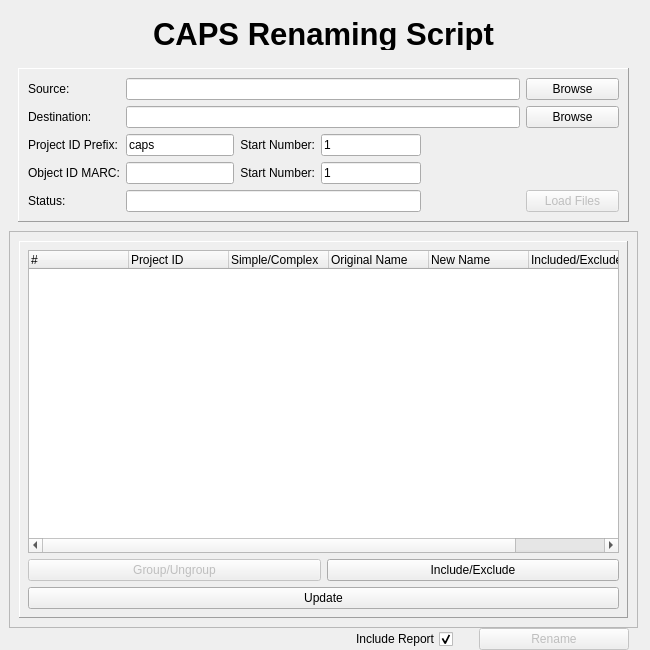
<?xml version="1.0" encoding="UTF-8"?>
<ui version="4.0">
 <class>Form</class>
 <widget class="QWidget" name="Form">
  <property name="geometry">
   <rect>
    <x>0</x>
    <y>0</y>
    <width>650</width>
    <height>650</height>
   </rect>
  </property>
  <property name="minimumSize">
   <size>
    <width>650</width>
    <height>650</height>
   </size>
  </property>
  <property name="maximumSize">
   <size>
    <width>1024</width>
    <height>16777215</height>
   </size>
  </property>
  <property name="windowTitle">
   <string>CAPS Renaming Script</string>
  </property>
  <layout class="QGridLayout" name="gridLayout_3">
   <property name="margin">
    <number>0</number>
   </property>
   <item row="0" column="0">
    <widget class="QFrame" name="frameBackground">
     <property name="frameShape">
      <enum>QFrame::NoFrame</enum>
     </property>
     <property name="frameShadow">
      <enum>QFrame::Raised</enum>
     </property>
     <layout class="QVBoxLayout" name="verticalLayout_2">
      <property name="spacing">
       <number>0</number>
      </property>
      <property name="rightMargin">
       <number>12</number>
      </property>
      <property name="bottomMargin">
       <number>0</number>
      </property>
      <item>
       <widget class="QFrame" name="frameTitle">
        <property name="sizePolicy">
         <sizepolicy hsizetype="Preferred" vsizetype="Fixed">
          <horstretch>0</horstretch>
          <verstretch>0</verstretch>
         </sizepolicy>
        </property>
        <property name="minimumSize">
         <size>
          <width>0</width>
          <height>50</height>
         </size>
        </property>
        <property name="maximumSize">
         <size>
          <width>16777215</width>
          <height>50</height>
         </size>
        </property>
        <property name="frameShape">
         <enum>QFrame::NoFrame</enum>
        </property>
        <property name="frameShadow">
         <enum>QFrame::Raised</enum>
        </property>
        <layout class="QVBoxLayout" name="verticalLayout_3">
         <item>
          <widget class="QLabel" name="label_title">
           <property name="font">
            <font>
             <pointsize>23</pointsize>
             <weight>75</weight>
             <bold>true</bold>
            </font>
           </property>
           <property name="text">
            <string>CAPS Renaming Script</string>
           </property>
           <property name="alignment">
            <set>Qt::AlignCenter</set>
           </property>
          </widget>
         </item>
        </layout>
       </widget>
      </item>
      <item>
       <widget class="QFrame" name="frameSetup">
        <property name="sizePolicy">
         <sizepolicy hsizetype="Expanding" vsizetype="Fixed">
          <horstretch>0</horstretch>
          <verstretch>0</verstretch>
         </sizepolicy>
        </property>
        <property name="frameShape">
         <enum>QFrame::NoFrame</enum>
        </property>
        <property name="frameShadow">
         <enum>QFrame::Plain</enum>
        </property>
        <layout class="QGridLayout" name="gridLayout">
         <item row="0" column="0" colspan="4">
          <widget class="QFrame" name="frame_2">
           <property name="frameShape">
            <enum>QFrame::Panel</enum>
           </property>
           <property name="frameShadow">
            <enum>QFrame::Raised</enum>
           </property>
           <layout class="QGridLayout" name="gridLayout_4">
            <item row="3" column="3">
             <widget class="QLineEdit" name="lineEdit_OID_startNum">
              <property name="sizePolicy">
               <sizepolicy hsizetype="Maximum" vsizetype="Fixed">
                <horstretch>0</horstretch>
                <verstretch>0</verstretch>
               </sizepolicy>
              </property>
              <property name="maximumSize">
               <size>
                <width>100</width>
                <height>16777215</height>
               </size>
              </property>
              <property name="text">
               <string>1</string>
              </property>
             </widget>
            </item>
            <item row="3" column="2">
             <widget class="QLabel" name="label_OID_startNum">
              <property name="sizePolicy">
               <sizepolicy hsizetype="Fixed" vsizetype="Preferred">
                <horstretch>0</horstretch>
                <verstretch>0</verstretch>
               </sizepolicy>
              </property>
              <property name="text">
               <string>Start Number:</string>
              </property>
              <property name="alignment">
               <set>Qt::AlignRight|Qt::AlignTrailing|Qt::AlignVCenter</set>
              </property>
             </widget>
            </item>
            <item row="1" column="5">
             <widget class="QPushButton" name="pushButton_destinationBrowse">
              <property name="sizePolicy">
               <sizepolicy hsizetype="Maximum" vsizetype="Fixed">
                <horstretch>0</horstretch>
                <verstretch>0</verstretch>
               </sizepolicy>
              </property>
              <property name="maximumSize">
               <size>
                <width>100</width>
                <height>16777215</height>
               </size>
              </property>
              <property name="text">
               <string>Browse</string>
              </property>
             </widget>
            </item>
            <item row="0" column="0">
             <widget class="QLabel" name="label_source">
              <property name="sizePolicy">
               <sizepolicy hsizetype="Fixed" vsizetype="Preferred">
                <horstretch>0</horstretch>
                <verstretch>0</verstretch>
               </sizepolicy>
              </property>
              <property name="text">
               <string>Source:</string>
              </property>
             </widget>
            </item>
            <item row="1" column="1" colspan="4">
             <widget class="QLineEdit" name="lineEdit_destination"/>
            </item>
            <item row="0" column="1" colspan="4">
             <widget class="QLineEdit" name="lineEdit_source"/>
            </item>
            <item row="1" column="0">
             <widget class="QLabel" name="label_destination">
              <property name="sizePolicy">
               <sizepolicy hsizetype="Fixed" vsizetype="Preferred">
                <horstretch>0</horstretch>
                <verstretch>0</verstretch>
               </sizepolicy>
              </property>
              <property name="text">
               <string>Destination:</string>
              </property>
             </widget>
            </item>
            <item row="3" column="1">
             <widget class="QLineEdit" name="lineEdit_OID_MARC">
              <property name="sizePolicy">
               <sizepolicy hsizetype="Fixed" vsizetype="Fixed">
                <horstretch>0</horstretch>
                <verstretch>0</verstretch>
               </sizepolicy>
              </property>
             </widget>
            </item>
            <item row="2" column="3">
             <widget class="QLineEdit" name="lineEdit_PID_startNum">
              <property name="sizePolicy">
               <sizepolicy hsizetype="Maximum" vsizetype="Fixed">
                <horstretch>0</horstretch>
                <verstretch>0</verstretch>
               </sizepolicy>
              </property>
              <property name="maximumSize">
               <size>
                <width>100</width>
                <height>16777215</height>
               </size>
              </property>
              <property name="text">
               <string>1</string>
              </property>
             </widget>
            </item>
            <item row="2" column="2">
             <widget class="QLabel" name="label_PID_startNum">
              <property name="sizePolicy">
               <sizepolicy hsizetype="Fixed" vsizetype="Preferred">
                <horstretch>0</horstretch>
                <verstretch>0</verstretch>
               </sizepolicy>
              </property>
              <property name="text">
               <string>Start Number:</string>
              </property>
              <property name="alignment">
               <set>Qt::AlignRight|Qt::AlignTrailing|Qt::AlignVCenter</set>
              </property>
             </widget>
            </item>
            <item row="0" column="5">
             <widget class="QPushButton" name="pushButton_sourceBrowse">
              <property name="sizePolicy">
               <sizepolicy hsizetype="Minimum" vsizetype="Maximum">
                <horstretch>0</horstretch>
                <verstretch>0</verstretch>
               </sizepolicy>
              </property>
              <property name="maximumSize">
               <size>
                <width>100</width>
                <height>16777215</height>
               </size>
              </property>
              <property name="layoutDirection">
               <enum>Qt::LeftToRight</enum>
              </property>
              <property name="autoFillBackground">
               <bool>false</bool>
              </property>
              <property name="text">
               <string>Browse</string>
              </property>
              <property name="checkable">
               <bool>false</bool>
              </property>
              <property name="checked">
               <bool>false</bool>
              </property>
             </widget>
            </item>
            <item row="2" column="0">
             <widget class="QLabel" name="label_PID_prefix">
              <property name="sizePolicy">
               <sizepolicy hsizetype="Fixed" vsizetype="Preferred">
                <horstretch>0</horstretch>
                <verstretch>0</verstretch>
               </sizepolicy>
              </property>
              <property name="text">
               <string>Project ID Prefix:</string>
              </property>
             </widget>
            </item>
            <item row="3" column="0">
             <widget class="QLabel" name="label_OID_MARC">
              <property name="sizePolicy">
               <sizepolicy hsizetype="Fixed" vsizetype="Preferred">
                <horstretch>0</horstretch>
                <verstretch>0</verstretch>
               </sizepolicy>
              </property>
              <property name="text">
               <string>Object ID MARC:</string>
              </property>
             </widget>
            </item>
            <item row="2" column="1">
             <widget class="QLineEdit" name="lineEdit_PID_prefix">
              <property name="sizePolicy">
               <sizepolicy hsizetype="Fixed" vsizetype="Fixed">
                <horstretch>0</horstretch>
                <verstretch>0</verstretch>
               </sizepolicy>
              </property>
              <property name="text">
               <string>caps</string>
              </property>
             </widget>
            </item>
            <item row="4" column="0">
             <widget class="QLabel" name="label_validStatus">
              <property name="sizePolicy">
               <sizepolicy hsizetype="Fixed" vsizetype="Preferred">
                <horstretch>0</horstretch>
                <verstretch>0</verstretch>
               </sizepolicy>
              </property>
              <property name="text">
               <string>Status:</string>
              </property>
             </widget>
            </item>
            <item row="4" column="5">
             <widget class="QPushButton" name="pushButton_load_filles">
              <property name="enabled">
               <bool>false</bool>
              </property>
              <property name="sizePolicy">
               <sizepolicy hsizetype="Minimum" vsizetype="Maximum">
                <horstretch>0</horstretch>
                <verstretch>0</verstretch>
               </sizepolicy>
              </property>
              <property name="text">
               <string>Load Files</string>
              </property>
             </widget>
            </item>
            <item row="4" column="1" colspan="3">
             <widget class="QLineEdit" name="lineEdit_validStatus">
              <property name="sizePolicy">
               <sizepolicy hsizetype="Expanding" vsizetype="Fixed">
                <horstretch>0</horstretch>
                <verstretch>0</verstretch>
               </sizepolicy>
              </property>
              <property name="readOnly">
               <bool>true</bool>
              </property>
             </widget>
            </item>
           </layout>
           <zorder>label_source</zorder>
           <zorder>lineEdit_source</zorder>
           <zorder>label_destination</zorder>
           <zorder>lineEdit_destination</zorder>
           <zorder>label_PID_prefix</zorder>
           <zorder>lineEdit_PID_prefix</zorder>
           <zorder>lineEdit_PID_startNum</zorder>
           <zorder>label_OID_MARC</zorder>
           <zorder>lineEdit_OID_MARC</zorder>
           <zorder>label_PID_startNum</zorder>
           <zorder>label_OID_startNum</zorder>
           <zorder>lineEdit_OID_startNum</zorder>
           <zorder>label_validStatus</zorder>
           <zorder>lineEdit_validStatus</zorder>
           <zorder>pushButton_destinationBrowse</zorder>
           <zorder>pushButton_sourceBrowse</zorder>
           <zorder>pushButton_load_filles</zorder>
          </widget>
         </item>
        </layout>
       </widget>
      </item>
      <item>
       <widget class="QFrame" name="frameFiles">
        <property name="frameShape">
         <enum>QFrame::StyledPanel</enum>
        </property>
        <property name="frameShadow">
         <enum>QFrame::Raised</enum>
        </property>
        <layout class="QVBoxLayout" name="verticalLayout">
         <item>
          <widget class="QFrame" name="frame_3">
           <property name="frameShape">
            <enum>QFrame::Panel</enum>
           </property>
           <property name="frameShadow">
            <enum>QFrame::Raised</enum>
           </property>
           <layout class="QGridLayout" name="gridLayout_5">
            <property name="margin">
             <number>8</number>
            </property>
            <item row="1" column="1">
             <widget class="QPushButton" name="pushButton_include">
              <property name="enabled">
               <bool>true</bool>
              </property>
              <property name="text">
               <string>Include/Exclude</string>
              </property>
             </widget>
            </item>
            <item row="0" column="0" colspan="2">
             <widget class="QTreeWidget" name="tree_files">
              <property name="selectionMode">
               <enum>QAbstractItemView::ExtendedSelection</enum>
              </property>
              <attribute name="headerVisible">
               <bool>true</bool>
              </attribute>
              <column>
               <property name="text">
                <string>#</string>
               </property>
              </column>
              <column>
               <property name="text">
                <string>Project ID</string>
               </property>
              </column>
              <column>
               <property name="text">
                <string>Simple/Complex</string>
               </property>
              </column>
              <column>
               <property name="text">
                <string>Original Name</string>
               </property>
              </column>
              <column>
               <property name="text">
                <string>New Name</string>
               </property>
              </column>
              <column>
               <property name="text">
                <string>Included/Excluded</string>
               </property>
              </column>
              <column>
               <property name="text">
                <string>Status</string>
               </property>
              </column>
             </widget>
            </item>
            <item row="1" column="0">
             <widget class="QPushButton" name="pushButton_group">
              <property name="enabled">
               <bool>false</bool>
              </property>
              <property name="autoFillBackground">
               <bool>false</bool>
              </property>
              <property name="text">
               <string>Group/Ungroup</string>
              </property>
              <property name="flat">
               <bool>false</bool>
              </property>
             </widget>
            </item>
            <item row="2" column="0" colspan="2">
             <widget class="QPushButton" name="pushButton_update">
              <property name="text">
               <string>Update</string>
              </property>
             </widget>
            </item>
           </layout>
          </widget>
         </item>
        </layout>
       </widget>
      </item>
      <item>
       <widget class="QFrame" name="frameActions">
        <property name="maximumSize">
         <size>
          <width>16777215</width>
          <height>50</height>
         </size>
        </property>
        <property name="frameShape">
         <enum>QFrame::NoFrame</enum>
        </property>
        <property name="frameShadow">
         <enum>QFrame::Plain</enum>
        </property>
        <layout class="QHBoxLayout" name="horizontalLayout">
         <property name="topMargin">
          <number>0</number>
         </property>
         <property name="bottomMargin">
          <number>0</number>
         </property>
         <item>
          <spacer name="horizontalSpacer_2">
           <property name="orientation">
            <enum>Qt::Horizontal</enum>
           </property>
           <property name="sizeHint" stdset="0">
            <size>
             <width>40</width>
             <height>20</height>
            </size>
           </property>
          </spacer>
         </item>
         <item>
          <widget class="QCheckBox" name="checkBox_IncludeReport">
           <property name="enabled">
            <bool>true</bool>
           </property>
           <property name="layoutDirection">
            <enum>Qt::RightToLeft</enum>
           </property>
           <property name="text">
            <string>Include Report</string>
           </property>
           <property name="checked">
            <bool>true</bool>
           </property>
          </widget>
         </item>
         <item>
          <spacer name="horizontalSpacer">
           <property name="orientation">
            <enum>Qt::Horizontal</enum>
           </property>
           <property name="sizeType">
            <enum>QSizePolicy::Fixed</enum>
           </property>
           <property name="sizeHint" stdset="0">
            <size>
             <width>20</width>
             <height>20</height>
            </size>
           </property>
          </spacer>
         </item>
         <item>
          <widget class="QPushButton" name="buttonRename">
           <property name="enabled">
            <bool>false</bool>
           </property>
           <property name="sizePolicy">
            <sizepolicy hsizetype="Minimum" vsizetype="Fixed">
             <horstretch>0</horstretch>
             <verstretch>0</verstretch>
            </sizepolicy>
           </property>
           <property name="minimumSize">
            <size>
             <width>150</width>
             <height>0</height>
            </size>
           </property>
           <property name="maximumSize">
            <size>
             <width>400</width>
             <height>16777215</height>
            </size>
           </property>
           <property name="layoutDirection">
            <enum>Qt::RightToLeft</enum>
           </property>
           <property name="text">
            <string>Rename</string>
           </property>
          </widget>
         </item>
        </layout>
       </widget>
      </item>
     </layout>
    </widget>
   </item>
  </layout>
 </widget>
 <tabstops>
  <tabstop>lineEdit_source</tabstop>
  <tabstop>lineEdit_destination</tabstop>
  <tabstop>lineEdit_PID_prefix</tabstop>
  <tabstop>lineEdit_PID_startNum</tabstop>
  <tabstop>lineEdit_OID_MARC</tabstop>
  <tabstop>lineEdit_OID_startNum</tabstop>
  <tabstop>tree_files</tabstop>
  <tabstop>pushButton_group</tabstop>
  <tabstop>pushButton_include</tabstop>
  <tabstop>checkBox_IncludeReport</tabstop>
  <tabstop>buttonRename</tabstop>
 </tabstops>
 <resources/>
 <connections/>
</ui>
